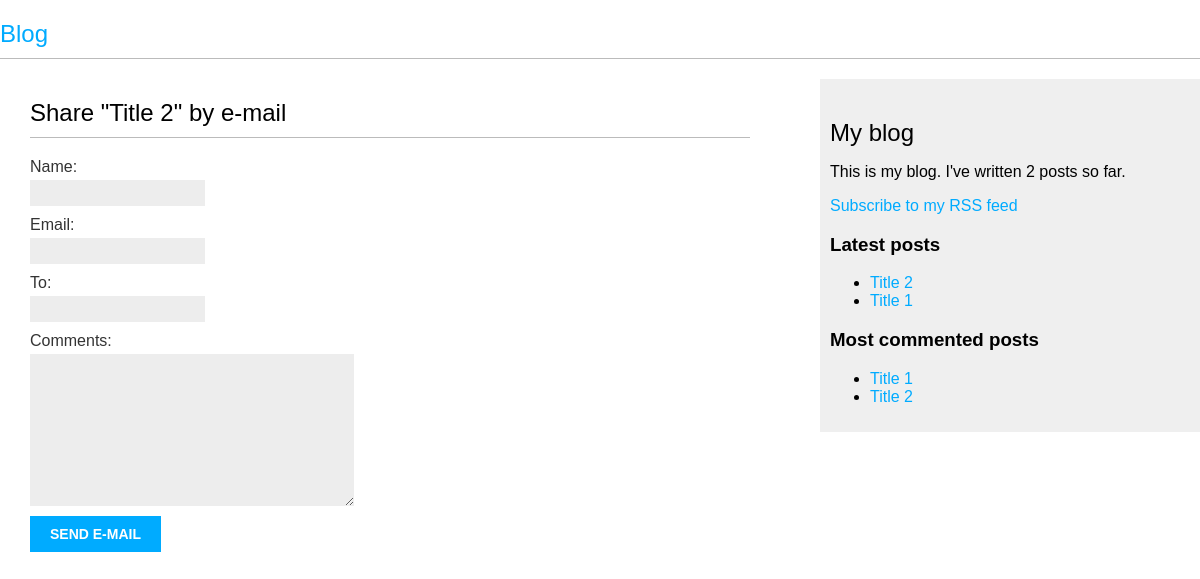
The page /2/share on the database as committed earlier.
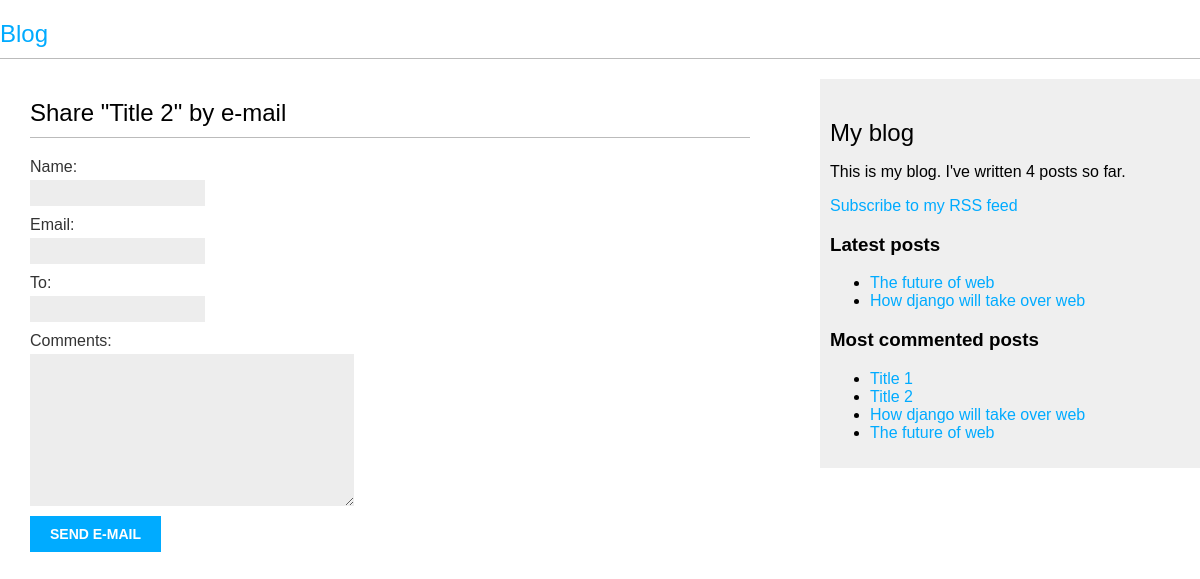
The same page on the database as committed later.
### blog/models.py (models this page shows, shortened)
class Post(models.Model):
    STATUS_CHOICES = (('draft', 'Draft'),
    ('published', 'Published'))
    title = models.CharField(max_length=250)
    slug = models.SlugField(max_length=250,
    unique_for_date='publish')
    author = models.ForeignKey(User, on_delete=models.CASCADE, related_name='blog_posts')
    body = models.TextField()
    publish = models.DateTimeField(default=timezone.now)
    created = models.DateTimeField(auto_now_add=True)
    updated = models.DateTimeField(auto_now=True)
    status = models.CharField(max_length=10, choices=STATUS_CHOICES, default='draft')
    tags = TaggableManager()
    class Meta:
        ordering = ('-publish',)
    objects = models.Manager() # The default manager.
    published = PublishedManager() # Our custom manager.
    def get_absolute_url(self):
        return reverse('blog:post_detail',
                        args=[self.publish.year,
                        self.publish.month,
                        self.publish.day, self.slug])

### blog/views.py (the view)
# urls.py: path('<int:post_id>/share', views.post_share, name='post_share'),
def post_share(request, post_id):
    post = get_object_or_404(Post, id=post_id, status = 'published')
    sent = False
    if request.method == 'POST':
        form = EmailPostForm(request.POST)
        if form.is_valid():
            cd = form.cleaned_data
            post_url = request.build_absolute_uri(post.get_absolute_url())
            subject = f"{cd['name']} recommends you read " f"{post.title}"
            message = f"Read {post.title} at {post_url}\n\n" f"{cd['name']}\'s comments: {cd['comments']}"
            send_mail(subject, message, 'ngechamike26@gmail.com',
            [cd['to']])
            sent = True
    else:
        form = EmailPostForm()
    return render(request, 'blog/post/share.html', context= {"form": form,
                                                              "post": post,
                                                              "sent": sent})

### blog/forms.py
class EmailPostForm(forms.Form):
    name = forms.CharField(max_length=20)
    email = forms.EmailField()
    to = forms.EmailField()
    comments = forms.CharField(required=False, widget=forms.Textarea)

### blog/models.py (called while the page is built)
    def get_queryset(self):
        return super(PublishedManager, self).get_queryset().filter(status='published')

### blog/templatetags/blog_tags.py (called while the page is built)
@register.simple_tag
def total_posts():
    return Post.published.count()

@register.inclusion_tag('blog/post/latest_posts.html')
def show_latest_posts(count=5):
    latest_posts = Post.published.order_by('-publish')[:count]
    return {'latest_posts': latest_posts}

@register.simple_tag
def get_most_commented_posts(count=5):
    return Post.published.annotate(
    total_comments=Count('comments')
    ).order_by('-total_comments')[:count]

### templates/blog/post/share.html (shortened to what this page needs)
{% extends "blog/base.html" %}
{% block content %}
{% if sent %}
<h1>E-mail successfully sent</h1>
<p>"{{ post.title }}" was successfully sent to {{ form.cleaned_data.to }}.</p>
{% else %}
<h1>Share "{{ post.title }}" by e-mail</h1>
<form method="post">
{{ form.as_p }}
<input type="submit" value="Send e-mail">
</form>
{% endif %}
{% endblock %}

### templates/blog/base.html (shortened to what this page needs)
{% load blog_tags %}
{% load static %}
<!DOCTYPE html>
<html>
    <head>
        <link href="{% static 'css/blog.css' %}" rel="stylesheet">
    </head>
    <body>
    <nav class='nav'>
    <a href=" {% url 'blog:post_list' %} "><h1 id='heading'>Blog</h1></a>
        <div id="content">
            {% block content %}
            {% endblock %}
        </div>
            <div id="sidebar">
                <h2>My blog</h2>
                <p>This is my blog. I've written {% total_posts %} posts so far.</p>
                <p><a href="{% url "blog:post_feed" %}">Subscribe to my RSS feed</a></p>
                <h3>Latest posts</h3>
                {% show_latest_posts 2 %}
                <h3>Most commented posts</h3>
                {% get_most_commented_posts as most_commented_posts %}
                <ul>
                {% for post in most_commented_posts %}
                <li>
                <a href="{{ post.get_absolute_url }}">{{ post.title }}</a>
                </li>
                {% endfor %}
                </ul>
            </div>
    </body>
</html>

### templates/blog/post/latest_posts.html
<ul>
{% for post in latest_posts %}
<li>
<a href="{{ post.get_absolute_url }}">{{ post.title }}</a>
</li>
{% endfor %}
</ul>

Rows that differ between the two databases and show on the page:
no longer on one of the page's lists (row unchanged): Post: title "Title 2"
no longer on one of the page's lists (row unchanged): Post: title "Title 1"
added Post: title "The future of web"
added Post: title "How django will take over web"
Other text that changed with them:
text no longer shown: "2"
text now shown: "4"
